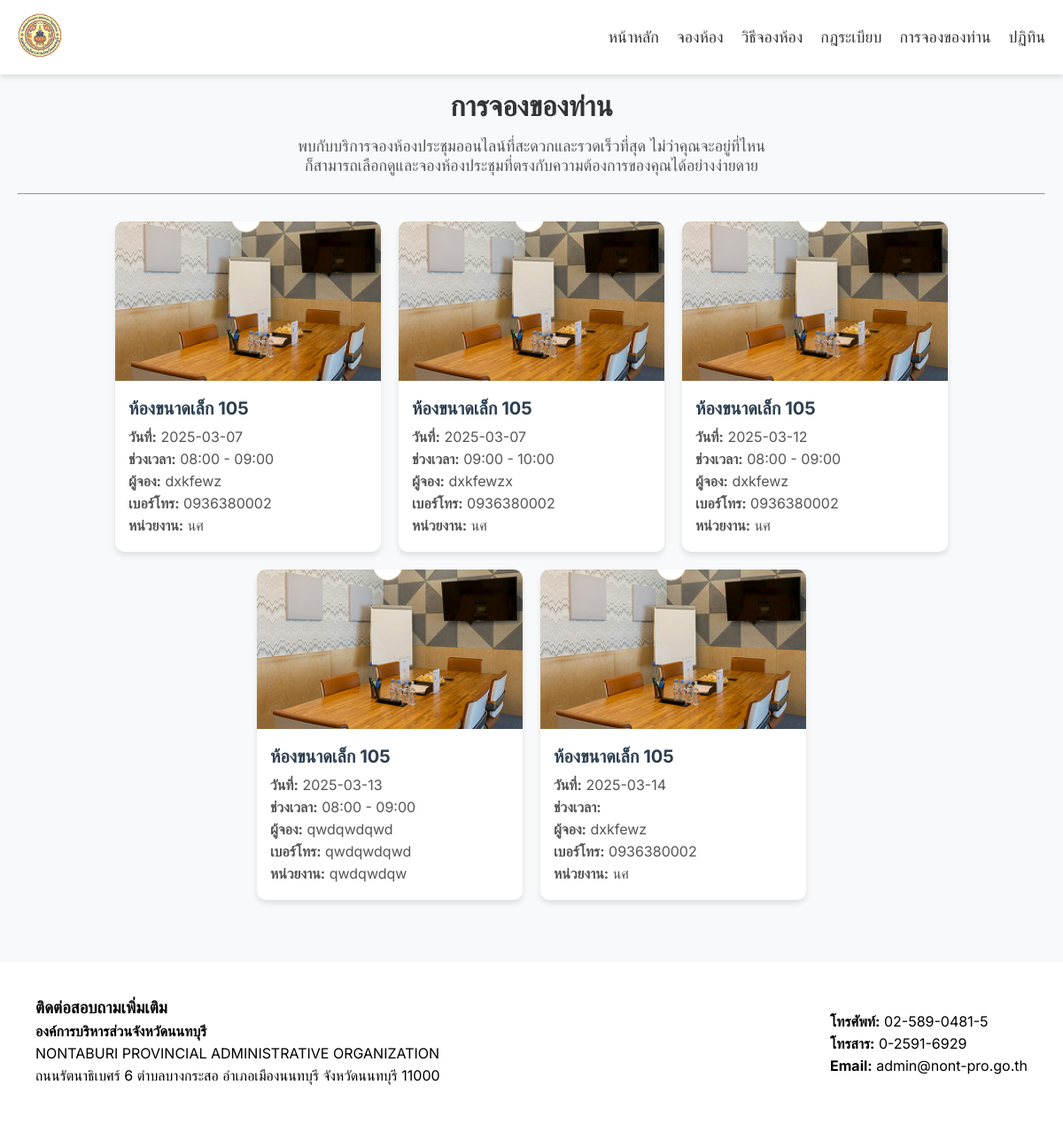
Page /my_bookings.php on the earlier database version.
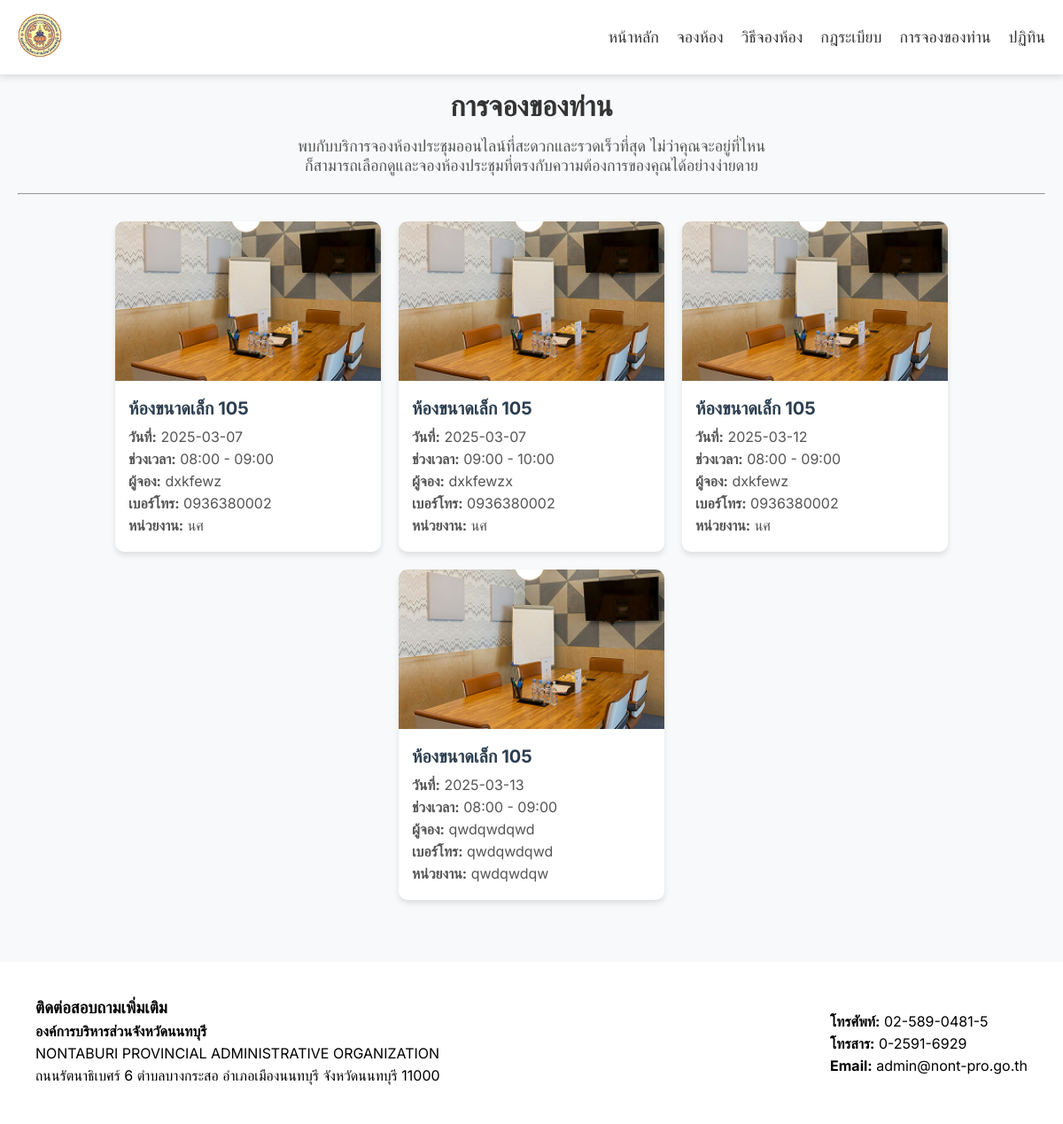
Same page on the later database version.
### tables this page shows
CREATE TABLE `bookings` (
  `id` int(11) NOT NULL,
  `room_id` int(11) DEFAULT NULL,
  `customer_name` varchar(255) NOT NULL,
  `customer_phone` varchar(20) NOT NULL,
  `customer_department` varchar(255) NOT NULL,
  `booking_date` date NOT NULL,
  `time_slot` varchar(50) NOT NULL
);

CREATE TABLE `rooms` (
  `id` int(11) NOT NULL,
  `name` varchar(255) NOT NULL,
  `size` varchar(50) DEFAULT NULL,
  `equipment` text DEFAULT NULL,
  `image` varchar(255) DEFAULT NULL
);

### my_bookings.php (the view, shortened to what this page needs)
<?php
include 'config/config.php';
$sql = "SELECT b.id, b.booking_date, b.time_slot, r.name AS room_name, r.image,
               b.customer_name, b.customer_phone, b.customer_department
        FROM bookings b
        JOIN rooms r ON b.room_id = r.id
        WHERE b.booking_date >= CURDATE()
        ORDER BY b.booking_date ASC";
$result = $conn->query($sql);
?>
<!DOCTYPE html>
<html lang="th">
<head>
    <link rel="stylesheet" href="/software/css/style-mybooking.css" />
</head>
<body>
    <header class="fade-in">
        <nav>
            <div class="logo">
                <img src="/software/images/logo.png" alt="logo">
            </div>
            <ul>
                <li><a href="index.php">หน้าหลัก</a></li>
                <li><a href="booking.php">จองห้อง</a></li>
                <li><a href="howto.php">วิธีจองห้อง</a></li>
                <li><a href="rules.php">กฎระเบียบ</a></li>
                <li><a href="my_bookings.php">การจองของท่าน</a></li>
                <li><a href="booking_calendar.php">ปฏิทิน</a></li>
            </ul>
        </nav>
    </header>
    <section class="bookings-section fade-in">
        <h2 class="title">การจองของท่าน</h2>
        <p>พบกับบริการจองห้องประชุมออนไลน์ที่สะดวกและรวดเร็วที่สุด ไม่ว่าคุณจะอยู่ที่ไหน
            <br />ก็สามารถเลือกดูและจองห้องประชุมที่ตรงกับความต้องการของคุณได้อย่างง่ายดาย
        </p>
        <hr>
        <div class="bookings-container">
            <?php
            if ($result->num_rows > 0) {
                while ($row = $result->fetch_assoc()) { ?>
                    <div class="booking-card">
                        <img src="/software/images/<?php echo $row['image']; ?>" alt="<?php echo $row['room_name']; ?>">
                        <div class="card-info">
                            <h3><?php echo $row['room_name']; ?></h3>
                            <p><strong>วันที่:</strong> <?php echo $row['booking_date']; ?></p>
                            <p><strong>ช่วงเวลา:</strong> <?php echo $row['time_slot']; ?></p>
                            <p><strong>ผู้จอง:</strong> <?php echo $row['customer_name']; ?></p>
                            <p><strong>เบอร์โทร:</strong> <?php echo $row['customer_phone']; ?></p>
                            <p><strong>หน่วยงาน:</strong> <?php echo $row['customer_department']; ?></p>
                        </div>
                    </div>
                <?php }
            } else {
                echo "<p style='text-align:center;'>❌ ไม่มีการจองที่ยังไม่หมดเวลา</p>";
            }
            ?>
        </div>
    </section>
    <footer class="footer fade-in">
        <div class="contact-info">
            <h3>ติดต่อสอบถามเพิ่มเติม</h3>
            <p><strong>องค์การบริหารส่วนจังหวัดนนทบุรี</strong></p>
            <p>NONTABURI PROVINCIAL ADMINISTRATIVE ORGANIZATION</p>
            <p>ถนนรัตนาธิเบศร์ 6 ตำบลบางกระสอ อำเภอเมืองนนทบุรี จังหวัดนนทบุรี 11000</p>
        </div>
        <div class="contact-details">
            <p><strong>โทรศัพท์:</strong> 02-589-0481-5</p>
            <p><strong>โทรสาร:</strong> 0-2591-6929</p>
            <p><strong>Email:</strong> admin@nont-pro.go.th</p>
        </div>
    </footer>
</body>
</html>

### css/style-mybooking.css (style rules this page uses)
* { margin: 0; padding: 0; box-sizing: border-box; font-family: 'Inter', sans-serif; }
html, body { scroll-behavior: smooth; background-color: #f8f9fa; }
header { background: white; position: fixed; width: 100%; top: 0; left: 0; padding: 15px 0; box-shadow: 0 4px 6px rgba(0, 0, 0, 0.1); z-index: 1000; }
nav { display: flex; justify-content: space-between; align-items: center; max-width: 1200px; margin: auto; padding: 0 20px; }
.logo img { height: 50px; }
nav ul { list-style: none; display: flex; }
nav ul li { margin-left: 20px; }
nav ul li a { text-decoration: none; font-size: 18px; color: #333; transition: color 0.3s; }
.bookings-section { max-width: 1200px; margin: 80px auto 50px; padding: 20px; text-align: center; }
.title { font-size: 32px; color: #333; margin-bottom: 15px; }
.bookings-section p { font-size: 18px; color: #555; margin-bottom: 20px; }
.bookings-container { margin-top: 30px; display: flex; flex-wrap: wrap; gap: 20px; justify-content: center; }
.booking-card { background: white; width: 300px; border-radius: 10px; box-shadow: 0 4px 6px rgba(0, 0, 0, 0.1); overflow: hidden; transition: transform 0.3s; }
.booking-card img { width: 100%; height: 180px; object-fit: cover; }
.card-info { padding: 15px; text-align: left; }
.card-info h3 { font-size: 20px; color: #2c3e50; margin-bottom: 10px; }
.card-info p { font-size: 16px; margin-bottom: 5px; color: #555; }
.footer { background: white; padding: 40px; margin-top: 50px; display: flex; justify-content: space-between; align-items: center; max-width: 1200px; margin: auto; box-shadow: 0 4px 6px rgba(0, 0, 0, 0.1); }
.footer .contact-info, .footer .contact-details { text-align: left; }
.footer p { font-size: 16px; margin: 5px 0; }

Differences in the rows shown:
removed bookings: room.image (picture), room.name "ห้องขนาดเล็ก 105", booking_date "2025-03-14", customer_name "dxkfewz", customer_phone "0936380002", customer_department "นศ"
